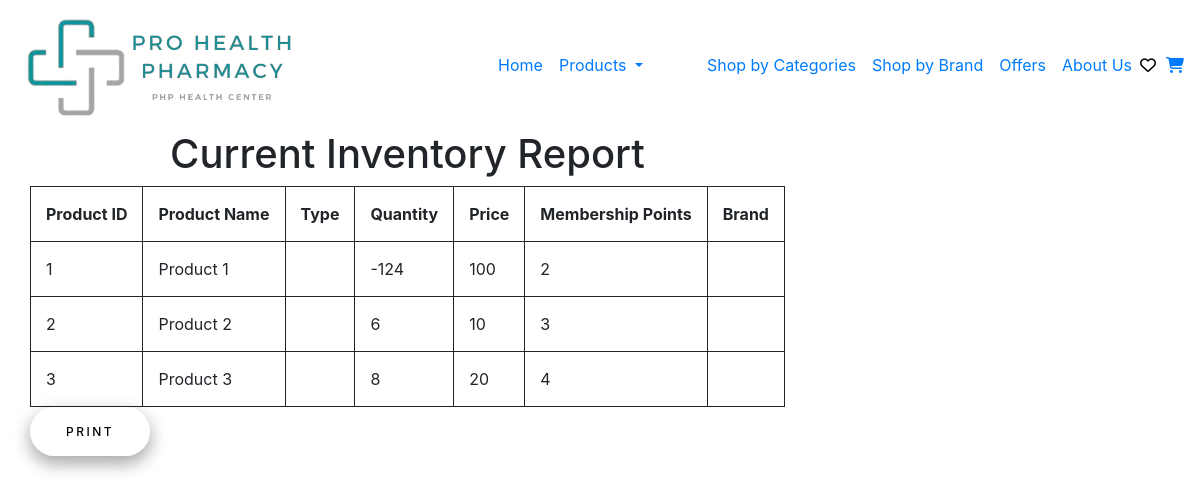
The page /Reports/CurrentInventoryReport.php on the database as committed earlier.
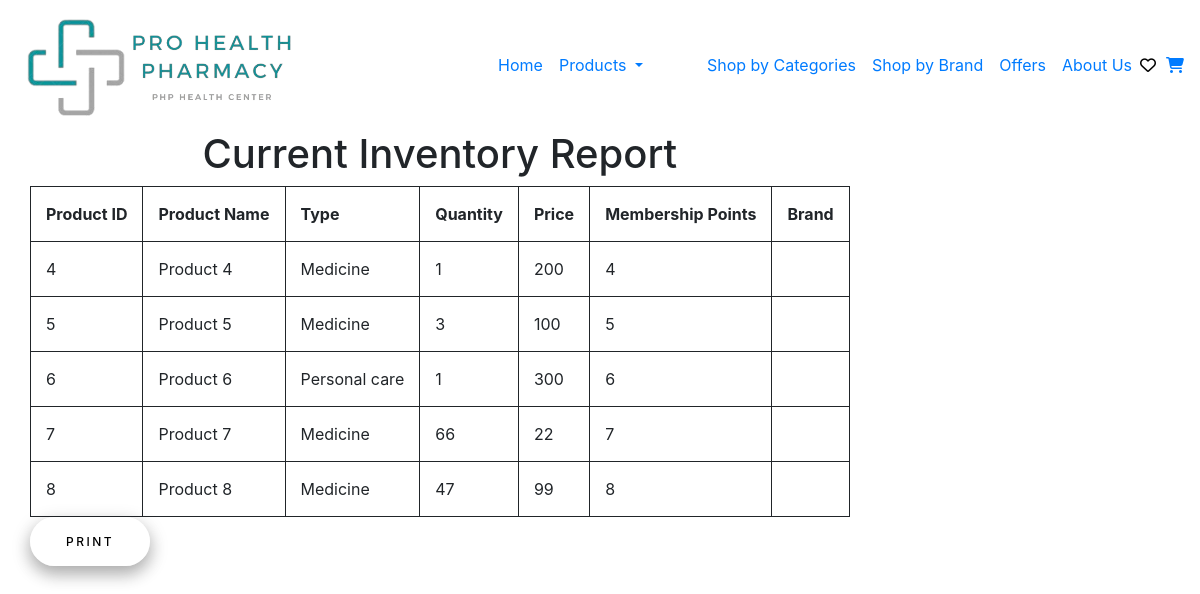
The same page on the database as committed later.
### Reports/CurrentInventoryReport.php (the view, shortened to what this page needs)
<?php
include '../header.php';
?>
<!DOCTYPE html>
    <html lang="en">
    <head>
    <link rel="stylesheet" href="../css/Report.css" />
</head>
<body>
    <main>
    <?php
include '../Connection/init.php';
$stmt = $db->prepare("SELECT * FROM `product data`");
$stmt->execute();
$product = $stmt->fetchAll(PDO::FETCH_ASSOC);
?>
<div class="container">
    <div class="row">
        <div class="col-x1-12">
            <h1 style="text-align: center">Current Inventory Report</h1>
                <table>
                        <tr>
                            <th>Product ID</th>
                            <th>Product Name</th>
                            <th>Type</th>
                            <th>Quantity</th>
                            <th>Price</th>
                            <th>Membership Points</th>
                            <th>Brand</th>
                        </tr>
        <tbody>
<?php
foreach ($product as $product) {
    $ProductID = $product['ProductID'];
    $Name = $product['Name'];
    $Type = $product['Type'];
    $Quantity = $product['Quantity'];
    $Price = $product['Price'];
    $Points = $product['Points'];
    $Brand = $product['Brand'];
?>
        <tr>
            <td><?php echo $ProductID ?></td>
            <td><?php echo $Name ?></td>
            <td><?php echo $Type ?></td>
            <td><?php echo $Quantity ?></td>
            <td><?php echo $Price ?></td>
            <td><?php echo $Points ?></td>
            <td><?php echo $Brand ?></td>
        <tr>
        <?php } ?>
        </tbody>
        </div>
    </div>
</div>
<button onclick="window.print()" class="Print">Print</button>
</main>
</html>

Rows that differ between the two databases and show on the page:
removed product data: ProductID "1", Name "Product 1", Quantity "-124", Price "100", Points "2"
removed product data: ProductID "2", Name "Product 2", Quantity "6", Price "10", Points "3"
removed product data: ProductID "3", Name "Product 3", Quantity "8", Price "20", Points "4"
added product data: ProductID "4", Name "Product 4", Type "Medicine", Quantity "1", Price "200", Points "4"
added product data: ProductID "5", Name "Product 5", Type "Medicine", Quantity "3", Price "100", Points "5"
added product data: ProductID "6", Name "Product 6", Type "Personal care", Quantity "1", Price "300", Points "6"
added product data: ProductID "7", Name "Product 7", Type "Medicine", Quantity "66", Price "22", Points "7"
added product data: ProductID "8", Name "Product 8", Type "Medicine", Quantity "47", Price "99", Points "8"
